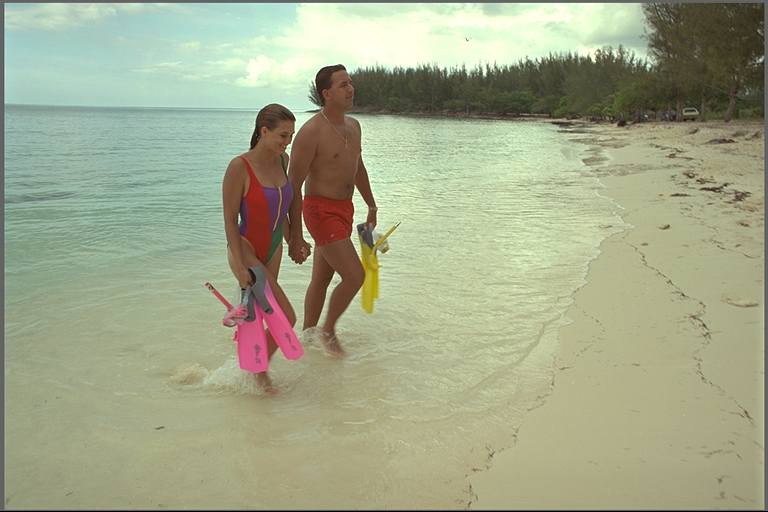
%> input picture jpegcompression/Kodak12.bmp, 768 x 512 px
$ octave jpegimagecompressor.m   (GNU Octave 9; MATLAB toolbox functions it lacks are replaced by stand-ins)
%> lines starting %> are read from the running program, lines starting %| are printed output that depends on the picture
### jpegcompression/compressndecompress.m
function y=compressndecompress(imgcopy,compfactor)
%function compressndecompress compress and decompress an image based on jpeg alogrithm and returns the compressed image matrix
%seife kassahun
%April 2011
clmsize=size(imgcopy,2);% hold the column size of the image
rwsize=size(imgcopy,1);% holds the row size of the image
% step 1 jpeg compression
disp('Before level shift')
displaym(imgcopy(1:compfactor,1:compfactor),compfactor)
AS=int16(imgcopy)-128;
disp('After level shift the first matrix')
displaym(AS(1:compfactor,1:compfactor),compfactor)
%step 2 jpeg compression
for i=1:compfactor:rwsize
  for j=1:compfactor:clmsize
  B(i:i+(compfactor-1),j:j+(compfactor-1))=dct2(AS(i:i+(compfactor-1),j:j+(compfactor-1)));%(for each 8x8 or 16x16 matrix apply 2 dimensional dct
  end
  end
displaym(B(1:compfactor,1:compfactor),compfactor)
% step3 jpeg compression
Bq=[];
for i=1:compfactor:rwsize
  for j=1:compfactor:clmsize
  Bq(i:i+(compfactor-1),j:j+(compfactor-1))=quantize(B(i:i+(compfactor-1),j:j+(compfactor-1)));
  end
  end
display(Bq(1:compfactor,1:compfactor))
 % step 3 zigzag order of DC and AC coeefficents
zigzagcdc=[];
indexrow=1;
 for i=1:compfactor:rwsize
  for j=1:compfactor:clmsize
      zigzagcdc(indexrow,:)= zigzag(Bq(i:i+(compfactor-1),j:j+(compfactor-1)));
	  indexrow=indexrow+1;
  end
 end
zigzagcdc(1,:)

% decompression
% dequantize
for i=1:compfactor:rwsize
  for j=1:compfactor:clmsize
  dbq(i:i+(compfactor-1),j:j+(compfactor-1))=dequantize(Bq(i:i+(compfactor-1),j:j+(compfactor-1)));
  end
  end
 dbq(1:compfactor,1:compfactor)
 % inverse 2dct
 for i=1:compfactor:rwsize
  for j=1:compfactor:clmsize
  bidct(i:i+(compfactor-1),j:j+(compfactor-1))=round(idct2(dbq(i:i+(compfactor-1),j:j+(compfactor-1))));%(for each 8x8 or 16x16  block apply inverse 2 dimensional dct
  end
  end
  dbq(1:compfactor,1:compfactor)
  % add 128
  Asshift=bidct+128;
  Asshift(1:compfactor,1:compfactor)
  Asnew=uint16(Asshift);
  y=uint8(Asnew);


### jpegcompression/displaym.m
function displaym(x,compfactor)
% displaym the mxm matrix value
x(1:compfactor,1:compfactor)

### jpegcompression/jpegimagecompressor.m
% image compression using the JPEG standard
% seife kassahun
% In fullfillment of data compression course project
% April 2011
%pathname=input('Enter the name of the image with directory where the image stored','s');
I=imread('Kodak12.bmp'); % reads the image
%> I is the input picture: size 512x768x3 uint8; mean R, G, B 161.6, 167, 137.9
imgcopy=rgb2gray(I);%copies the grayscale version of the original image
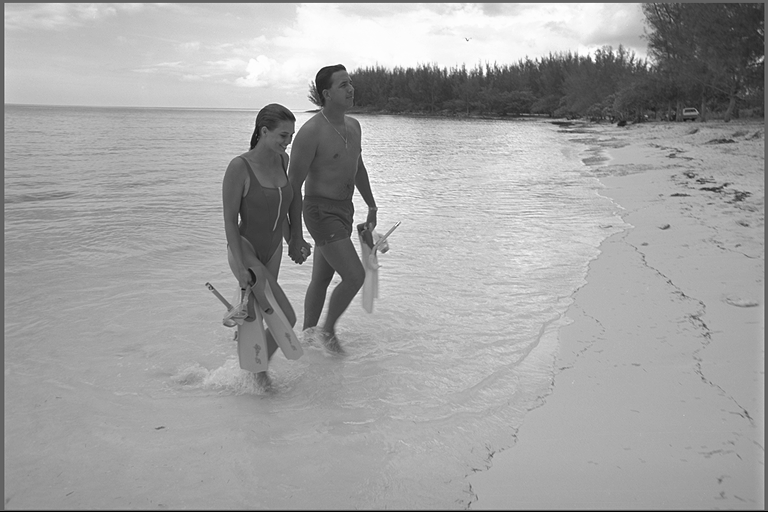
%> imgcopy: size 512x768 uint8; min 0, max 255, mean 162.1
compimg8=compressndecompress(imgcopy,8);% calls the function by passing the image read with compression factor
%> in displaym, `x(1:compfactor,1:compfactor)`: ans = [99 99 99 99 99 99 99 99; 99 99 99 99 99 99 99 99; 99 99 99 97 104 111 110 109; 99 99 99 88 154 197 185 186; 99 99 99 89 150 193 182 182; 99 99 99 89 151 193 182 183; 99 99 99 88 155 196 184 183; 99 99 100 88 157 200 188 188]
%> after the loop in compressndecompress, `for i=1:compfactor:rwsize`:
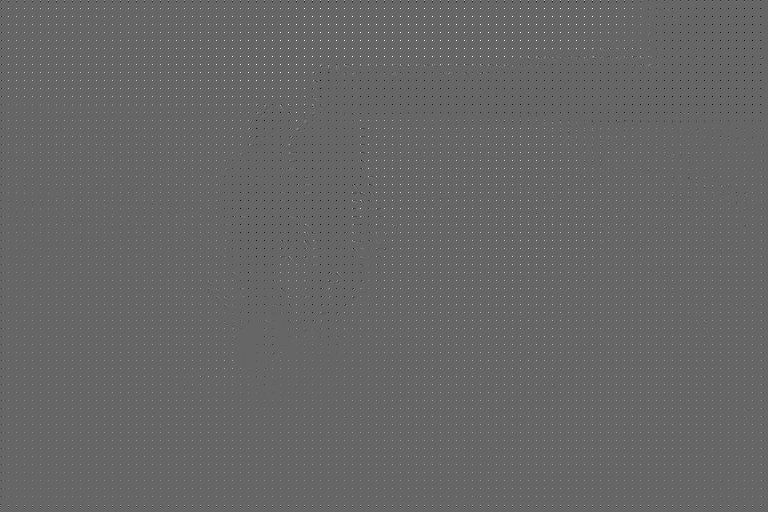
%> B: size 512x768 double; min -670.8, max 1000.8, mean 4.2; drawn with min black and max white
%|    -2  -18    3    4   -1   -1    0    0
%|   -11   11   -1   -2    1    0    0    0
%|    -4    4   -1   -1    0    0    0    0
%|     1    0    0    0    0    0    0    0
%|     2   -2    0    0    0    0    0    0
%|     1    0    0    0    0    0    0    0
%|     0    0    0    0    0    0    0    0
%|     0    0    0    0    0    0    0    0
%> after the loop in compressndecompress, `for i=1:compfactor:rwsize`: indexrow = 6145
%> in compressndecompress, `zigzagcdc(1,:)`: ans = 64 values, max 11 at index 5, min -18 at index 2, mean -0.266
%> in compressndecompress, `dbq(1:compfactor,1:compfactor)`: ans = [-32 -198 30 64 -24 -40 0 0; -132 132 -14 -38 26 0 0 0; -56 52 -16 -24 0 0 0 0; 14 0 0 0 0 0 0 0; 36 -44 0 0 0 0 0 0; 24 0 0 0 0 0 0 0; 0 0 0 0 0 0 0 0; 0 0 0 0 0 0 0 0]
%> after the loop in compressndecompress, `for i=1:compfactor:rwsize`:
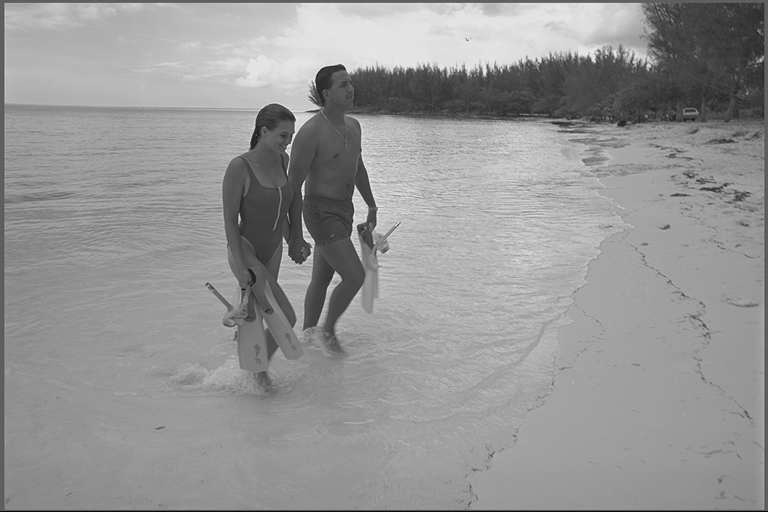
%> bidct: size 512x768 double; min -139, max 156, mean 34.1; drawn with min black and max white
%> in compressndecompress, `Asshift(1:compfactor,1:compfactor)`: ans = [95 108 103 100 108 97 90 106; 95 102 91 86 97 90 80 91; 102 105 90 91 117 125 117 123; 102 104 91 102 149 177 177 180; 97 100 86 99 155 194 195 194; 103 108 92 98 150 188 186 178; 101 111 98 102 152 190 187 178; 82 99 92 99 152 195 196 188]
%compimg16=compressndecompress(imgcopy,16);
%rgbimage=cat(3,Asnew,Asnew,Asnew);
  subplot(131)
  imshow(imgcopy)
  title('Original Image')
  %hold on
  subplot(132)
 imshow(compimg8)
 title('Reconstructed Image-8')
 % subplot(133)
  %imshow(compimg16)
  %title('Reconstructed Image-16')
